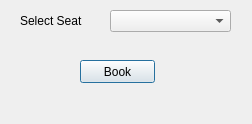
<?xml version="1.0" encoding="UTF-8"?>
<ui version="4.0">
 <class>book</class>
 <widget class="QDialog" name="book">
  <property name="windowModality">
   <enum>Qt::WindowModal</enum>
  </property>
  <property name="geometry">
   <rect>
    <x>0</x>
    <y>0</y>
    <width>252</width>
    <height>124</height>
   </rect>
  </property>
  <property name="windowTitle">
   <string>Book a Ticket</string>
  </property>
  <widget class="QPushButton" name="btnBook">
   <property name="geometry">
    <rect>
     <x>80</x>
     <y>60</y>
     <width>75</width>
     <height>23</height>
    </rect>
   </property>
   <property name="text">
    <string>Book</string>
   </property>
  </widget>
  <widget class="QComboBox" name="cmbSeats">
   <property name="geometry">
    <rect>
     <x>110</x>
     <y>10</y>
     <width>121</width>
     <height>22</height>
    </rect>
   </property>
  </widget>
  <widget class="QLabel" name="label">
   <property name="geometry">
    <rect>
     <x>20</x>
     <y>10</y>
     <width>101</width>
     <height>21</height>
    </rect>
   </property>
   <property name="text">
    <string>Select Seat</string>
   </property>
  </widget>
  <widget class="QLabel" name="lblInfo">
   <property name="geometry">
    <rect>
     <x>60</x>
     <y>100</y>
     <width>151</width>
     <height>16</height>
    </rect>
   </property>
   <property name="text">
    <string/>
   </property>
  </widget>
 </widget>
 <resources/>
 <connections/>
</ui>
